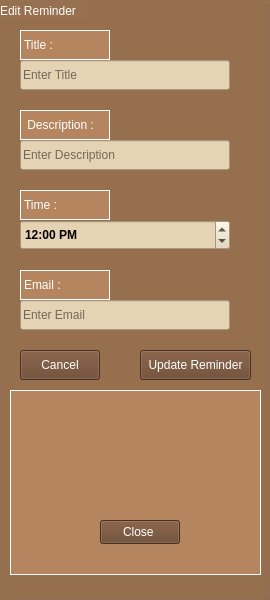
   <widget class="QGroupBox" name="groupBox_2">
    <property name="geometry">
     <rect>
      <x>1230</x>
      <y>60</y>
      <width>270</width>
      <height>600</height>
     </rect>
    </property>
    <property name="autoFillBackground">
     <bool>false</bool>
    </property>
    <property name="styleSheet">
     <string notr="true">background-color: rgb(151, 112, 79);
color: rgb(255, 255, 255);
font: 700 9pt &quot;Segoe UI&quot;;</string>
    </property>
    <property name="title">
     <string/>
    </property>
    <widget class="QLabel" name="label_6">
     <property name="geometry">
      <rect>
       <x>20</x>
       <y>30</y>
       <width>90</width>
       <height>30</height>
      </rect>
     </property>
     <property name="styleSheet">
      <string notr="true">color: rgb(255, 255, 255);
background-color: rgb(180, 133, 94);
</string>
     </property>
     <property name="frameShape">
      <enum>QFrame::Panel</enum>
     </property>
     <property name="text">
      <string>Title :</string>
     </property>
    </widget>
    <widget class="QLabel" name="label_7">
     <property name="geometry">
      <rect>
       <x>20</x>
       <y>110</y>
       <width>90</width>
       <height>30</height>
      </rect>
     </property>
     <property name="styleSheet">
      <string notr="true">color: rgb(255, 255, 255);
background-color: rgb(180, 133, 94);</string>
     </property>
     <property name="frameShape">
      <enum>QFrame::Panel</enum>
     </property>
     <property name="text">
      <string> Description :</string>
     </property>
    </widget>
    <widget class="QLabel" name="label_8">
     <property name="geometry">
      <rect>
       <x>20</x>
       <y>270</y>
       <width>90</width>
       <height>30</height>
      </rect>
     </property>
     <property name="styleSheet">
      <string notr="true">color: rgb(255, 255, 255);
background-color: rgb(180, 133, 94);</string>
     </property>
     <property name="frameShape">
      <enum>QFrame::Panel</enum>
     </property>
     <property name="text">
      <string>Email :</string>
     </property>
    </widget>
    <widget class="QLineEdit" name="lineEdit">
     <property name="geometry">
      <rect>
       <x>20</x>
       <y>60</y>
       <width>210</width>
       <height>30</height>
      </rect>
     </property>
     <property name="styleSheet">
      <string notr="true">background-color: rgb(229, 211, 179);
color: rgb(0, 0, 0);</string>
     </property>
     <property name="text">
      <string/>
     </property>
     <property name="placeholderText">
      <string>Enter Title</string>
     </property>
    </widget>
    <widget class="QLineEdit" name="lineEdit_3">
     <property name="geometry">
      <rect>
       <x>20</x>
       <y>140</y>
       <width>210</width>
       <height>30</height>
      </rect>
     </property>
     <property name="palette">
      <palette>
       <active>
        <colorrole role="WindowText">
         <brush brushstyle="SolidPattern">
          <color alpha="255">
           <red>0</red>
           <green>0</green>
           <blue>0</blue>
          </color>
         </brush>
        </colorrole>
        <colorrole role="Button">
         <brush brushstyle="SolidPattern">
          <color alpha="255">
           <red>229</red>
           <green>211</green>
           <blue>179</blue>
          </color>
         </brush>
        </colorrole>
        <colorrole role="Text">
         <brush brushstyle="SolidPattern">
          <color alpha="255">
           <red>0</red>
           <green>0</green>
           <blue>0</blue>
          </color>
         </brush>
        </colorrole>
        <colorrole role="ButtonText">
         <brush brushstyle="SolidPattern">
          <color alpha="255">
           <red>0</red>
           <green>0</green>
           <blue>0</blue>
          </color>
         </brush>
        </colorrole>
        <colorrole role="Base">
         <brush brushstyle="SolidPattern">
          <color alpha="255">
           <red>229</red>
           <green>211</green>
           <blue>179</blue>
          </color>
         </brush>
        </colorrole>
        <colorrole role="Window">
         <brush brushstyle="SolidPattern">
          <color alpha="255">
           <red>229</red>
           <green>211</green>
           <blue>179</blue>
          </color>
         </brush>
        </colorrole>
        <colorrole role="PlaceholderText">
         <brush brushstyle="SolidPattern">
          <color alpha="128">
           <red>0</red>
           <green>0</green>
           <blue>0</blue>
          </color>
         </brush>
        </colorrole>
       </active>
       <inactive>
        <colorrole role="WindowText">
         <brush brushstyle="SolidPattern">
          <color alpha="255">
           <red>0</red>
           <green>0</green>
           <blue>0</blue>
          </color>
         </brush>
        </colorrole>
        <colorrole role="Button">
         <brush brushstyle="SolidPattern">
          <color alpha="255">
           <red>229</red>
           <green>211</green>
           <blue>179</blue>
          </color>
         </brush>
        </colorrole>
        <colorrole role="Text">
         <brush brushstyle="SolidPattern">
          <color alpha="255">
           <red>0</red>
           <green>0</green>
           <blue>0</blue>
          </color>
         </brush>
        </colorrole>
        <colorrole role="ButtonText">
         <brush brushstyle="SolidPattern">
          <color alpha="255">
           <red>0</red>
           <green>0</green>
           <blue>0</blue>
          </color>
         </brush>
        </colorrole>
        <colorrole role="Base">
         <brush brushstyle="SolidPattern">
          <color alpha="255">
           <red>229</red>
           <green>211</green>
           <blue>179</blue>
          </color>
         </brush>
        </colorrole>
        <colorrole role="Window">
         <brush brushstyle="SolidPattern">
          <color alpha="255">
           <red>229</red>
           <green>211</green>
           <blue>179</blue>
          </color>
         </brush>
        </colorrole>
        <colorrole role="PlaceholderText">
         <brush brushstyle="SolidPattern">
          <color alpha="128">
           <red>0</red>
           <green>0</green>
           <blue>0</blue>
          </color>
         </brush>
        </colorrole>
       </inactive>
       <disabled>
        <colorrole role="WindowText">
         <brush brushstyle="SolidPattern">
          <color alpha="255">
           <red>0</red>
           <green>0</green>
           <blue>0</blue>
          </color>
         </brush>
        </colorrole>
        <colorrole role="Button">
         <brush brushstyle="SolidPattern">
          <color alpha="255">
           <red>229</red>
           <green>211</green>
           <blue>179</blue>
          </color>
         </brush>
        </colorrole>
        <colorrole role="Text">
         <brush brushstyle="SolidPattern">
          <color alpha="255">
           <red>0</red>
           <green>0</green>
           <blue>0</blue>
          </color>
         </brush>
        </colorrole>
        <colorrole role="ButtonText">
         <brush brushstyle="SolidPattern">
          <color alpha="255">
           <red>0</red>
           <green>0</green>
           <blue>0</blue>
          </color>
         </brush>
        </colorrole>
        <colorrole role="Base">
         <brush brushstyle="SolidPattern">
          <color alpha="255">
           <red>229</red>
           <green>211</green>
           <blue>179</blue>
          </color>
         </brush>
        </colorrole>
        <colorrole role="Window">
         <brush brushstyle="SolidPattern">
          <color alpha="255">
           <red>229</red>
           <green>211</green>
           <blue>179</blue>
          </color>
         </brush>
        </colorrole>
        <colorrole role="PlaceholderText">
         <brush brushstyle="SolidPattern">
          <color alpha="128">
           <red>0</red>
           <green>0</green>
           <blue>0</blue>
          </color>
         </brush>
        </colorrole>
       </disabled>
      </palette>
     </property>
     <property name="styleSheet">
      <string notr="true">background-color: rgb(229, 211, 179);
color: rgb(0, 0, 0);</string>
     </property>
     <property name="text">
      <string/>
     </property>
     <property name="placeholderText">
      <string>Enter Description</string>
     </property>
    </widget>
    <widget class="QLineEdit" name="lineEdit_4">
     <property name="geometry">
      <rect>
       <x>20</x>
       <y>300</y>
       <width>210</width>
       <height>30</height>
      </rect>
     </property>
     <property name="styleSheet">
      <string notr="true">background-color: rgb(229, 211, 179);
color: rgb(0, 0, 0);</string>
     </property>
     <property name="text">
      <string/>
     </property>
     <property name="placeholderText">
      <string>Enter Email</string>
     </property>
    </widget>
    <widget class="QLabel" name="label_9">
     <property name="geometry">
      <rect>
       <x>20</x>
       <y>190</y>
       <width>90</width>
       <height>30</height>
      </rect>
     </property>
     <property name="styleSheet">
      <string notr="true">color: rgb(255, 255, 255);
background-color: rgb(180, 133, 94);</string>
     </property>
     <property name="frameShape">
      <enum>QFrame::Panel</enum>
     </property>
     <property name="text">
      <string>Time : </string>
     </property>
    </widget>
    <widget class="QTimeEdit" name="timeEdit_3">
     <property name="geometry">
      <rect>
       <x>20</x>
       <y>220</y>
       <width>210</width>
       <height>30</height>
      </rect>
     </property>
     <property name="palette">
      <palette>
       <active>
        <colorrole role="WindowText">
         <brush brushstyle="SolidPattern">
          <color alpha="255">
           <red>0</red>
           <green>0</green>
           <blue>0</blue>
          </color>
         </brush>
        </colorrole>
        <colorrole role="Button">
         <brush brushstyle="SolidPattern">
          <color alpha="255">
           <red>229</red>
           <green>211</green>
           <blue>179</blue>
          </color>
         </brush>
        </colorrole>
        <colorrole role="Text">
         <brush brushstyle="SolidPattern">
          <color alpha="255">
           <red>0</red>
           <green>0</green>
           <blue>0</blue>
          </color>
         </brush>
        </colorrole>
        <colorrole role="ButtonText">
         <brush brushstyle="SolidPattern">
          <color alpha="255">
           <red>0</red>
           <green>0</green>
           <blue>0</blue>
          </color>
         </brush>
        </colorrole>
        <colorrole role="Base">
         <brush brushstyle="SolidPattern">
          <color alpha="255">
           <red>229</red>
           <green>211</green>
           <blue>179</blue>
          </color>
         </brush>
        </colorrole>
        <colorrole role="Window">
         <brush brushstyle="SolidPattern">
          <color alpha="255">
           <red>229</red>
           <green>211</green>
           <blue>179</blue>
          </color>
         </brush>
        </colorrole>
        <colorrole role="PlaceholderText">
         <brush brushstyle="SolidPattern">
          <color alpha="128">
           <red>0</red>
           <green>0</green>
           <blue>0</blue>
          </color>
         </brush>
        </colorrole>
       </active>
       <inactive>
        <colorrole role="WindowText">
         <brush brushstyle="SolidPattern">
          <color alpha="255">
           <red>0</red>
           <green>0</green>
           <blue>0</blue>
          </color>
         </brush>
        </colorrole>
        <colorrole role="Button">
         <brush brushstyle="SolidPattern">
          <color alpha="255">
           <red>229</red>
           <green>211</green>
           <blue>179</blue>
          </color>
         </brush>
        </colorrole>
        <colorrole role="Text">
         <brush brushstyle="SolidPattern">
          <color alpha="255">
           <red>0</red>
           <green>0</green>
           <blue>0</blue>
          </color>
         </brush>
        </colorrole>
        <colorrole role="ButtonText">
         <brush brushstyle="SolidPattern">
          <color alpha="255">
           <red>0</red>
           <green>0</green>
           <blue>0</blue>
          </color>
         </brush>
        </colorrole>
        <colorrole role="Base">
         <brush brushstyle="SolidPattern">
          <color alpha="255">
           <red>229</red>
           <green>211</green>
           <blue>179</blue>
          </color>
         </brush>
        </colorrole>
        <colorrole role="Window">
         <brush brushstyle="SolidPattern">
          <color alpha="255">
           <red>229</red>
           <green>211</green>
           <blue>179</blue>
          </color>
         </brush>
        </colorrole>
        <colorrole role="PlaceholderText">
         <brush brushstyle="SolidPattern">
          <color alpha="128">
           <red>0</red>
           <green>0</green>
           <blue>0</blue>
          </color>
         </brush>
        </colorrole>
       </inactive>
       <disabled>
        <colorrole role="WindowText">
         <brush brushstyle="SolidPattern">
          <color alpha="255">
           <red>0</red>
           <green>0</green>
           <blue>0</blue>
          </color>
         </brush>
        </colorrole>
        <colorrole role="Button">
         <brush brushstyle="SolidPattern">
          <color alpha="255">
           <red>229</red>
           <green>211</green>
           <blue>179</blue>
          </color>
         </brush>
        </colorrole>
        <colorrole role="Text">
         <brush brushstyle="SolidPattern">
          <color alpha="255">
           <red>0</red>
           <green>0</green>
           <blue>0</blue>
          </color>
         </brush>
        </colorrole>
        <colorrole role="ButtonText">
         <brush brushstyle="SolidPattern">
          <color alpha="255">
           <red>0</red>
           <green>0</green>
           <blue>0</blue>
          </color>
         </brush>
        </colorrole>
        <colorrole role="Base">
         <brush brushstyle="SolidPattern">
          <color alpha="255">
           <red>229</red>
           <green>211</green>
           <blue>179</blue>
          </color>
         </brush>
        </colorrole>
        <colorrole role="Window">
         <brush brushstyle="SolidPattern">
          <color alpha="255">
           <red>229</red>
           <green>211</green>
           <blue>179</blue>
          </color>
         </brush>
        </colorrole>
        <colorrole role="PlaceholderText">
         <brush brushstyle="SolidPattern">
          <color alpha="128">
           <red>0</red>
           <green>0</green>
           <blue>0</blue>
          </color>
         </brush>
        </colorrole>
       </disabled>
      </palette>
     </property>
     <property name="font">
      <font>
       <family>Segoe UI</family>
       <pointsize>9</pointsize>
       <italic>false</italic>
       <bold>true</bold>
      </font>
     </property>
     <property name="styleSheet">
      <string notr="true">background-color: rgb(229, 211, 179);
color: rgb(0, 0, 0);</string>
     </property>
     <property name="maximumTime">
      <time>
       <hour>23</hour>
       <minute>59</minute>
       <second>59</second>
      </time>
     </property>
     <property name="minimumTime">
      <time>
       <hour>0</hour>
       <minute>0</minute>
       <second>0</second>
      </time>
     </property>
     <property name="currentSection">
      <enum>QDateTimeEdit::HourSection</enum>
     </property>
     <property name="displayFormat">
      <string>h:mm AP</string>
     </property>
     <property name="time">
      <time>
       <hour>12</hour>
       <minute>0</minute>
       <second>0</second>
      </time>
     </property>
    </widget>
    <widget class="QPushButton" name="pushButton_4">
     <property name="geometry">
      <rect>
       <x>20</x>
       <y>350</y>
       <width>80</width>
       <height>30</height>
      </rect>
     </property>
     <property name="styleSheet">
      <string notr="true">background-color: rgb(102, 66, 41);
</string>
     </property>
     <property name="text">
      <string>Cancel</string>
     </property>
    </widget>
    <widget class="QPushButton" name="pushButton_5">
     <property name="geometry">
      <rect>
       <x>140</x>
       <y>350</y>
       <width>111</width>
       <height>30</height>
      </rect>
     </property>
     <property name="styleSheet">
      <string notr="true">background-color: rgb(102, 66, 41);</string>
     </property>
     <property name="text">
      <string>Update Reminder</string>
     </property>
    </widget>
    <widget class="QLabel" name="label_10">
     <property name="geometry">
      <rect>
       <x>0</x>
       <y>0</y>
       <width>91</width>
       <height>21</height>
      </rect>
     </property>
     <property name="text">
      <string>Edit Reminder</string>
     </property>
    </widget>
    <widget class="QLabel" name="label_11">
     <property name="geometry">
      <rect>
       <x>10</x>
       <y>390</y>
       <width>251</width>
       <height>185</height>
      </rect>
     </property>
     <property name="styleSheet">
      <string notr="true">color: rgb(255, 255, 255);
background-color: rgb(180, 133, 94);</string>
     </property>
     <property name="frameShape">
      <enum>QFrame::Box</enum>
     </property>
     <property name="text">
      <string/>
     </property>
    </widget>
    <widget class="QPushButton" name="pushButton_7">
     <property name="geometry">
      <rect>
       <x>100</x>
       <y>520</y>
       <width>80</width>
       <height>24</height>
      </rect>
     </property>
     <property name="styleSheet">
      <string notr="true">background-color: rgb(102, 66, 41);</string>
     </property>
     <property name="text">
      <string>Close </string>
     </property>
    </widget>
   </widget>
